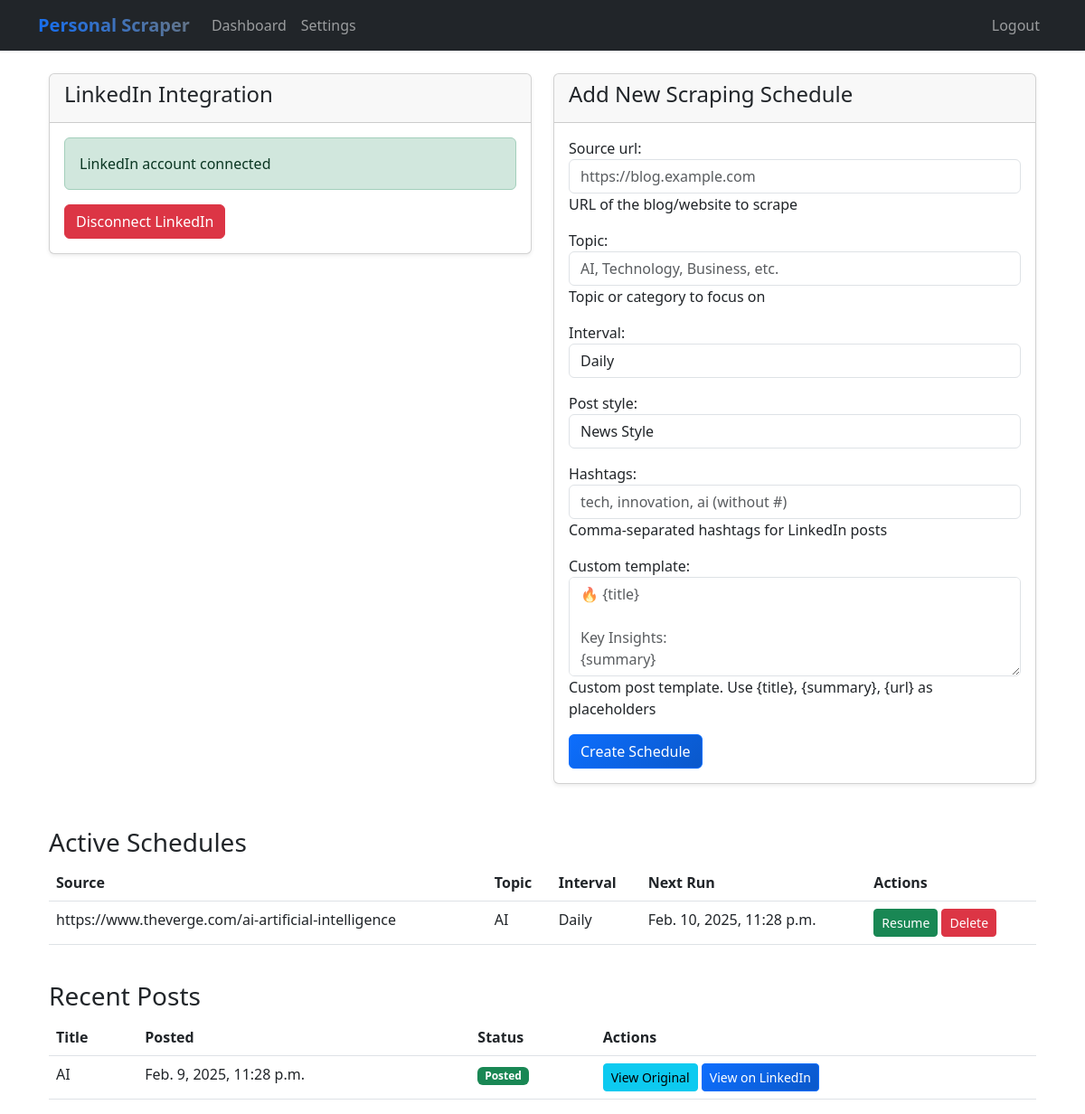
The app's page /dashboard/ (signed in) with its own data.
### scraper/models.py (models this page shows, shortened)
class ScrapingSchedule(models.Model):
    INTERVAL_CHOICES = [
        ('6H', 'Every 6 Hours'),
        ('12H', 'Every 12 Hours'),
        ('24H', 'Daily'),
        ('48H', 'Every 2 Days'),
        ('72H', 'Every 3 Days'),
        ('168H', 'Weekly'),
    ]
    POST_STYLE_CHOICES = [
        ('NEWS', 'News Style'),
        ('INSIGHTS', 'Industry Insights'),
        ('SUMMARY', 'Brief Summary'),
        ('QUOTES', 'Key Quotes'),
    ]
    user = models.ForeignKey(User, on_delete=models.CASCADE)
    source_url = models.URLField(help_text="URL of the blog/website to scrape")
    topic = models.CharField(max_length=200, help_text="Topic or category to focus on")
    interval = models.CharField(max_length=4, choices=INTERVAL_CHOICES, default='24H')
    post_style = models.CharField(max_length=10, choices=POST_STYLE_CHOICES, default='NEWS')
    hashtags = models.CharField(max_length=500, blank=True, help_text="Comma-separated hashtags for LinkedIn posts")
    custom_template = models.TextField(blank=True, help_text="Custom post template. Use {title}, {summary}, {url} as placeholders")
    is_active = models.BooleanField(default=True)
    last_run = models.DateTimeField(null=True, blank=True)
    next_run = models.DateTimeField()
    created_at = models.DateTimeField(auto_now_add=True)
    updated_at = models.DateTimeField(auto_now=True)

class ScrapedContent(models.Model):
    schedule = models.ForeignKey(ScrapingSchedule, on_delete=models.CASCADE)
    original_url = models.URLField()
    title = models.CharField(max_length=300)
    content = models.TextField()
    summary = models.TextField()
    linkedin_post_text = models.TextField()
    posted_to_linkedin = models.BooleanField(default=False)
    linkedin_post_id = models.CharField(max_length=100, blank=True)
    posted_at = models.DateTimeField(null=True, blank=True)
    created_at = models.DateTimeField(auto_now_add=True)
    class Meta:
        ordering = ['-created_at']

### scraper/views.py (the view)
# urls.py: path('dashboard/', views.dashboard, name='dashboard'),
@login_required
def dashboard(request):
    user_schedules = ScrapingSchedule.objects.filter(user=request.user)
    recent_posts = ScrapedContent.objects.filter(
        schedule__user=request.user
    ).order_by('-created_at')[:10]
    context = {
        'schedule_form': ScrapingScheduleForm(),
        'schedules': user_schedules,
        'recent_posts': recent_posts,
    }
    return render(request, 'scraper/dashboard.html', context)

### scraper/forms.py
class ScrapingScheduleForm(forms.ModelForm):
    class Meta:
        model = ScrapingSchedule
        fields = ('source_url', 'topic', 'interval', 'post_style', 'hashtags', 'custom_template')
        widgets = {
            'source_url': forms.URLInput(attrs={'class': 'form-control', 'placeholder': 'https://blog.example.com'}),
            'topic': forms.TextInput(attrs={'class': 'form-control', 'placeholder': 'AI, Technology, Business, etc.'}),
            'interval': forms.Select(attrs={'class': 'form-control'}),
            'post_style': forms.Select(attrs={'class': 'form-control'}),
            'hashtags': forms.TextInput(attrs={
                'class': 'form-control',
                'placeholder': 'tech, innovation, ai (without #)'
            }),
            'custom_template': forms.Textarea(attrs={
                'class': 'form-control',
                'rows': 4,
                'placeholder': '🔥 {title}\n\nKey Insights:\n{summary}\n\nRead more: {url}\n\n#tech #innovation'
            }),
        }

### scraper/templates/scraper/dashboard.html (shortened to what this page needs)
{% extends "scraper/layout.html" %}
{% load static %}
{% block content %}
<div class="container mt-4">
    <div class="row">
        <div class="col-md-6 mb-4">
            <div class="card">
                <div class="card-header">
                    <h4>LinkedIn Integration</h4>
                </div>
                <div class="card-body">
                    {% if user.userprofile.linkedin_token %}
                        <div class="alert alert-success">
                            LinkedIn account connected
                        </div>
                        <form method="post" action="{% url 'remove_linkedin' %}">
                            <button type="submit" class="btn btn-danger">Disconnect LinkedIn</button>
                        </form>
                    {% else %}
                        <p>Connect your LinkedIn account to enable automatic posting</p>
                        <a href="{% url 'linkedin_auth' %}" class="btn btn-primary">Connect LinkedIn</a>
                    {% endif %}
                </div>
            </div>
        </div>
        <div class="col-md-6 mb-4">
            <div class="card">
                <div class="card-header">
                    <h4>Add New Scraping Schedule</h4>
                </div>
                <div class="card-body">
                    <form method="post" action="{% url 'add_schedule' %}">
                        {{ schedule_form.as_p }}
                        <button type="submit" class="btn btn-primary">Create Schedule</button>
                    </form>
                </div>
            </div>
        </div>
    </div>
    <div class="row mt-4">
        <div class="col-12">
            <h3>Active Schedules</h3>
            <div class="table-responsive">
                <table class="table">
                    <thead>
                        <tr>
                            <th>Source</th>
                            <th>Topic</th>
                            <th>Interval</th>
                            <th>Next Run</th>
                            <th>Actions</th>
                        </tr>
                    </thead>
                    <tbody>
                        {% for schedule in schedules %}
                        <tr>
                            <td>{{ schedule.source_url }}</td>
                            <td>{{ schedule.topic }}</td>
                            <td>{{ schedule.get_interval_display }}</td>
                            <td>{{ schedule.next_run }}</td>
                            <td>
                                <form method="post" action="{% url 'toggle_schedule' schedule.id %}" class="d-inline">
                                    <button type="submit" class="btn btn-sm {% if schedule.is_active %}btn-warning{% else %}btn-success{% endif %}">
                                        {% if schedule.is_active %}Pause{% else %}Resume{% endif %}
                                    </button>
                                </form>
                                <form method="post" action="{% url 'delete_schedule' schedule.id %}" class="d-inline">
                                    <button type="submit" class="btn btn-sm btn-danger">Delete</button>
                                </form>
                            </td>
                        </tr>
                        {% empty %}
                        <tr>
                            <td colspan="5" class="text-center">No schedules configured</td>
                        </tr>
                        {% endfor %}
                    </tbody>
                </table>
            </div>
        </div>
    </div>
    <div class="row mt-4">
        <div class="col-12">
            <h3>Recent Posts</h3>
            <div class="table-responsive">
                <table class="table">
                    <thead>
                        <tr>
                            <th>Title</th>
                            <th>Posted</th>
                            <th>Status</th>
                            <th>Actions</th>
                        </tr>
                    </thead>
                    <tbody>
                        {% for content in recent_posts %}
                        <tr>
                            <td>{{ content.title }}</td>
                            <td>{{ content.posted_at|default_if_none:"-" }}</td>
                            <td>
                                {% if content.posted_to_linkedin %}
                                <span class="badge bg-success">Posted</span>
                                {% else %}
                                <span class="badge bg-warning">Pending</span>
                                {% endif %}
                            </td>
                            <td>
                                <a href="{{ content.original_url }}" target="_blank" class="btn btn-sm btn-info">View Original</a>
                                {% if content.linkedin_post_id %}
                                <a href="https://www.linkedin.com/feed/update/{{ content.linkedin_post_id }}" target="_blank" class="btn btn-sm btn-primary">View on LinkedIn</a>
                                {% endif %}
                            </td>
                        </tr>
                        {% empty %}
                        <tr>
                            <td colspan="4" class="text-center">No posts yet</td>
                        </tr>
                        {% endfor %}
                    </tbody>
                </table>
            </div>
        </div>
    </div>
</div>
{% endblock %}

### scraper/static/scraper/styles.css (style rules this page uses)
:root { --primary: #0d6efd; --primary-dark: #1d4ed8; --secondary: #6c757d; --accent: #818cf8; --background: #f8fafc; --white: #ffffff; --gray-50: #f9fafb; --gray-100: #f3f4f6; --gray-200: #e5e7eb; --gray-700: #374151; --gray-800: #1f2937; --success: #198754; --info: #0dcaf0; --warning: #ffc107; --danger: #dc3545; --light: #f8f9fa; --dark: #212529; --radius: 0.5rem; --shadow-sm: 0 1px 2px 0 rgb(0 0 0 / 0.05); --shadow: 0 4px 6px -1px rgb(0 0 0 / 0.1); --shadow-lg: 0 10px 15px -3px rgb(0 0 0 / 0.1); }
* { margin: 0; padding: 0; box-sizing: border-box; }
body { font-family: system-ui, -apple-system, "Segoe UI", Roboto, "Helvetica Neue", Arial, sans-serif; background-color: var(--background); color: var(--gray-800); line-height: 1.5; }
.card { background: var(--white); border-radius: var(--radius); border: none; box-shadow: 0 0.125rem 0.25rem rgba(0, 0, 0, 0.075); transition: transform 0.2s ease-in-out, box-shadow 0.2s; }
.btn { padding: 0.75rem 1.5rem; border-radius: var(--radius); font-weight: 500; transition: all 0.2s; }
.btn-primary { background: linear-gradient(135deg, var(--primary) 0%, #0a58ca 100%); border: none; color: var(--white); position: relative; overflow: hidden; }
.form-control { border: 1px solid var(--gray-200); border-radius: var(--radius); padding: 0.75rem 1rem; transition: border-color 0.2s, box-shadow 0.2s; }
.alert { border: none; border-radius: 0.5rem; }

### records on screen
ScrapingSchedule: source_url "https://www.theverge.com/ai-artificial-intelligence", topic "AI", interval "Daily", next_run "Feb. 10, 2025, 11:28 p.m.", is_active "Resume"
ScrapedContent: title "AI", posted_at "Feb. 9, 2025, 11:28 p.m.", posted_to_linkedin "Posted"
